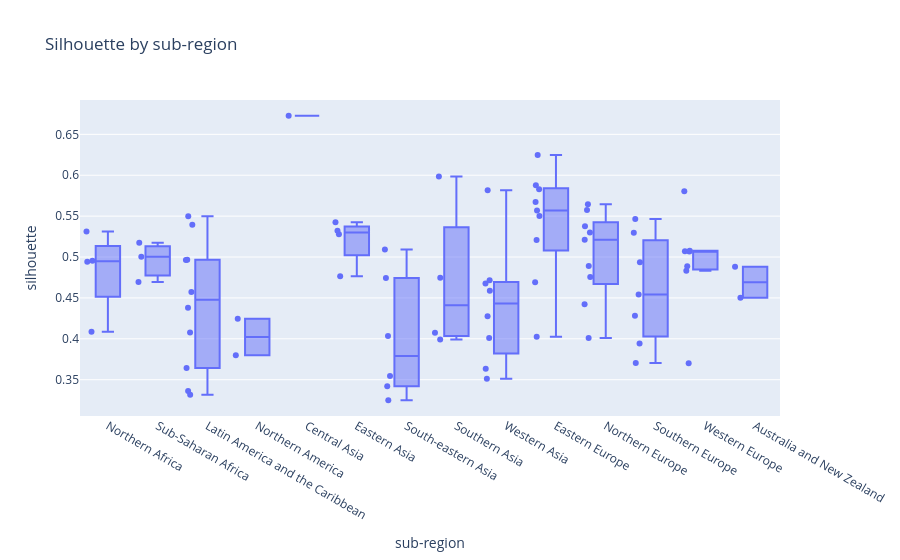

Notebook cell for this chart:
### Code cell
px.box(df_plot.sort_values(["region", "sub-region"]), x="sub-region", y="silhouette", hover_data=["name", "alpha2", "n_bkps_prev"], points="all",
       title="Silhouette by sub-region")

### Figure 1 — Plotly figure (JSON) as saved in the notebook; plotly's stock layout.template omitted (floating-point values rounded to 4 significant figures; data arrays with more than 128 entries replaced by an {"elided": "..."} marker saying what was removed)
{"data": [{"alignmentgroup": "True", "boxpoints": "all", "customdata": {"elided": "77x3 mixed values"}, "hovertemplate": "sub-region=%{x}<br>silhouette=%{y}<br>name=%{customdata[0]}<br>alpha2=%{customdata[1]}<br>n_bkps_prev=%{customdata[2]}<extra></extra>", "legendgroup": "", "marker": {"color": "#636efa"}, "name": "", "notched": false, "offsetgroup": "", "orientation": "v", "showlegend": false, "type": "box", "x": ["Northern Africa", "Northern Africa", "Northern Africa", "Northern Africa", "Sub-Saharan Africa", "Sub-Saharan Africa", "Sub-Saharan Africa", "Latin America and the Caribbean", "Latin America and the Caribbean", "Latin America and the Caribbean", "Latin America and the Caribbean", "Latin America and the Caribbean", "Latin America and the Caribbean", "Latin America and the Caribbean", "Latin America and the Caribbean", "Latin America and the Caribbean", "Latin America and the Caribbean", "Northern America", "Northern America", "Central Asia", "Eastern Asia", "Eastern Asia", "Eastern Asia", "Eastern Asia", "South-eastern Asia", "South-eastern Asia", "South-eastern Asia", "South-eastern Asia", "South-eastern Asia", "South-eastern Asia", "Southern Asia", "Southern Asia", "Southern Asia", "Southern Asia", "Western Asia", "Western Asia", "Western Asia", "Western Asia", "Western Asia", "Western Asia", "Western Asia", "Western Asia", "Eastern Europe", "Eastern Europe", "Eastern Europe", "Eastern Europe", "Eastern Europe", "Eastern Europe", "Eastern Europe", "Eastern Europe", "Eastern Europe", "Northern Europe", "Northern Europe", "Northern Europe", "Northern Europe", "Northern Europe", "Northern Europe", "Northern Europe", "Northern Europe", "Northern Europe", "Southern Europe", "Southern Europe", "Southern Europe", "Southern Europe", "Southern Europe", "Southern Europe", "Southern Europe", "Western Europe", "Western Europe", "Western Europe", "Western Europe", "Western Europe", "Western Europe", "Western Europe", "Australia and New Zealand", "Australia and New Zealand", null], "x0": " ", "xaxis": "x", "y": [0.5313, 0.4942, 0.4954, 0.4085, 0.5175, 0.4696, 0.5003, 0.5498, 0.4379, 0.5395, 0.4574, 0.3362, 0.4077, 0.3642, 0.4966, 0.3317, 0.4963, 0.4244, 0.3798, 0.6727, 0.5279, 0.5322, 0.5425, 0.4765, 0.3545, 0.4744, 0.4035, 0.3421, 0.5093, 0.3249, 0.4075, 0.5984, 0.3993, 0.4745, 0.3632, 0.4275, 0.4588, 0.4717, 0.4011, 0.3512, 0.4675, 0.5817, 0.5877, 0.5208, 0.5568, 0.4691, 0.583, 0.6249, 0.55, 0.4026, 0.5673, 0.5575, 0.4755, 0.5377, 0.5646, 0.4421, 0.4889, 0.4009, 0.521, 0.53, 0.4936, 0.5466, 0.3944, 0.4543, 0.3705, 0.5295, 0.4283, 0.5069, 0.4888, 0.4833, 0.5805, 0.5077, 0.37, 0.5071, 0.4882, 0.4501, 0.4379], "y0": " ", "yaxis": "y"}], "layout": {"boxmode": "group", "legend": {"tracegroupgap": 0}, "title": {"text": "Silhouette by sub-region"}, "xaxis": {"anchor": "y", "domain": [0, 1], "title": {"text": "sub-region"}}, "yaxis": {"anchor": "x", "domain": [0, 1], "title": {"text": "silhouette"}}}}
